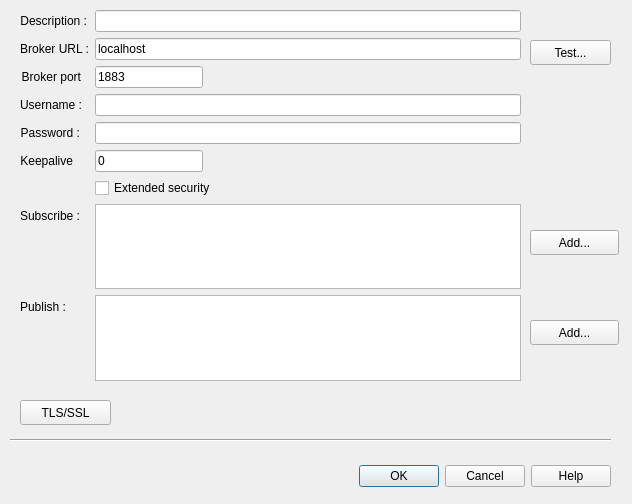
<?xml version="1.0" encoding="UTF-8"?>
<ui version="4.0">
 <class>CDlgConnSettingsRawMqtt</class>
 <widget class="QDialog" name="CDlgConnSettingsRawMqtt">
  <property name="geometry">
   <rect>
    <x>0</x>
    <y>0</y>
    <width>632</width>
    <height>504</height>
   </rect>
  </property>
  <property name="baseSize">
   <size>
    <width>0</width>
    <height>0</height>
   </size>
  </property>
  <property name="windowTitle">
   <string>Raw MQTT Connection</string>
  </property>
  <widget class="QDialogButtonBox" name="buttonBox">
   <property name="geometry">
    <rect>
     <x>10</x>
     <y>460</y>
     <width>601</width>
     <height>32</height>
    </rect>
   </property>
   <property name="orientation">
    <enum>Qt::Horizontal</enum>
   </property>
   <property name="standardButtons">
    <set>QDialogButtonBox::Cancel|QDialogButtonBox::Help|QDialogButtonBox::Ok</set>
   </property>
   <property name="centerButtons">
    <bool>false</bool>
   </property>
  </widget>
  <widget class="QWidget" name="formLayoutWidget">
   <property name="geometry">
    <rect>
     <x>20</x>
     <y>10</y>
     <width>501</width>
     <height>371</height>
    </rect>
   </property>
   <layout class="QFormLayout" name="formLayout">
    <item row="0" column="0">
     <widget class="QLabel" name="label">
      <property name="text">
       <string>Description :</string>
      </property>
      <property name="alignment">
       <set>Qt::AlignRight|Qt::AlignTrailing|Qt::AlignVCenter</set>
      </property>
     </widget>
    </item>
    <item row="0" column="1">
     <widget class="QLineEdit" name="editDescription">
      <property name="text">
       <string/>
      </property>
     </widget>
    </item>
    <item row="1" column="0">
     <widget class="QLabel" name="label_2">
      <property name="text">
       <string>Broker URL :</string>
      </property>
      <property name="alignment">
       <set>Qt::AlignRight|Qt::AlignTrailing|Qt::AlignVCenter</set>
      </property>
     </widget>
    </item>
    <item row="1" column="1">
     <widget class="QLineEdit" name="editHost">
      <property name="text">
       <string>localhost</string>
      </property>
     </widget>
    </item>
    <item row="2" column="0">
     <widget class="QLabel" name="label_7">
      <property name="text">
       <string>Broker port</string>
      </property>
      <property name="alignment">
       <set>Qt::AlignRight|Qt::AlignTrailing|Qt::AlignVCenter</set>
      </property>
      <property name="buddy">
       <cstring>editPort</cstring>
      </property>
     </widget>
    </item>
    <item row="2" column="1">
     <widget class="QLineEdit" name="editPort">
      <property name="sizePolicy">
       <sizepolicy hsizetype="Fixed" vsizetype="Fixed">
        <horstretch>0</horstretch>
        <verstretch>0</verstretch>
       </sizepolicy>
      </property>
      <property name="toolTip">
       <string>Port to connect to on MQTT broker </string>
      </property>
      <property name="text">
       <string>1883</string>
      </property>
     </widget>
    </item>
    <item row="3" column="0">
     <widget class="QLabel" name="label_3">
      <property name="text">
       <string>Username :</string>
      </property>
      <property name="alignment">
       <set>Qt::AlignRight|Qt::AlignTrailing|Qt::AlignVCenter</set>
      </property>
     </widget>
    </item>
    <item row="3" column="1">
     <widget class="QLineEdit" name="editUser"/>
    </item>
    <item row="4" column="0">
     <widget class="QLabel" name="label_4">
      <property name="text">
       <string>Password :</string>
      </property>
      <property name="alignment">
       <set>Qt::AlignRight|Qt::AlignTrailing|Qt::AlignVCenter</set>
      </property>
     </widget>
    </item>
    <item row="4" column="1">
     <widget class="QLineEdit" name="editPassword"/>
    </item>
    <item row="5" column="0">
     <widget class="QLabel" name="label_8">
      <property name="text">
       <string>Keepalive</string>
      </property>
      <property name="alignment">
       <set>Qt::AlignRight|Qt::AlignTrailing|Qt::AlignVCenter</set>
      </property>
      <property name="buddy">
       <cstring>editPassword</cstring>
      </property>
     </widget>
    </item>
    <item row="5" column="1">
     <widget class="QLineEdit" name="editKeepAlive">
      <property name="sizePolicy">
       <sizepolicy hsizetype="Fixed" vsizetype="Fixed">
        <horstretch>0</horstretch>
        <verstretch>0</verstretch>
       </sizepolicy>
      </property>
      <property name="toolTip">
       <string>Port to connect to on MQTT broker </string>
      </property>
      <property name="statusTip">
       <string>Keepalive interval in milliseconds (zero disables)</string>
      </property>
      <property name="text">
       <string>0</string>
      </property>
     </widget>
    </item>
    <item row="6" column="1">
     <widget class="QCheckBox" name="chkExtendedSecurity">
      <property name="text">
       <string>Extended security</string>
      </property>
     </widget>
    </item>
    <item row="7" column="0">
     <widget class="QLabel" name="label_5">
      <property name="text">
       <string>Subscribe :</string>
      </property>
      <property name="alignment">
       <set>Qt::AlignRight|Qt::AlignTrailing|Qt::AlignVCenter</set>
      </property>
     </widget>
    </item>
    <item row="7" column="1">
     <widget class="QListWidget" name="listSubscribe">
      <property name="contextMenuPolicy">
       <enum>Qt::CustomContextMenu</enum>
      </property>
     </widget>
    </item>
    <item row="8" column="0">
     <widget class="QLabel" name="label_6">
      <property name="text">
       <string>Publish :</string>
      </property>
      <property name="alignment">
       <set>Qt::AlignRight|Qt::AlignTrailing|Qt::AlignVCenter</set>
      </property>
     </widget>
    </item>
    <item row="8" column="1">
     <widget class="QListWidget" name="listPublish">
      <property name="contextMenuPolicy">
       <enum>Qt::CustomContextMenu</enum>
      </property>
     </widget>
    </item>
   </layout>
  </widget>
  <widget class="QPushButton" name="btnTestConnection">
   <property name="geometry">
    <rect>
     <x>530</x>
     <y>40</y>
     <width>81</width>
     <height>25</height>
    </rect>
   </property>
   <property name="text">
    <string>Test...</string>
   </property>
  </widget>
  <widget class="QPushButton" name="btnAddPublish">
   <property name="geometry">
    <rect>
     <x>530</x>
     <y>320</y>
     <width>89</width>
     <height>25</height>
    </rect>
   </property>
   <property name="text">
    <string>Add...</string>
   </property>
  </widget>
  <widget class="QPushButton" name="btnAddSubscription">
   <property name="geometry">
    <rect>
     <x>530</x>
     <y>230</y>
     <width>89</width>
     <height>25</height>
    </rect>
   </property>
   <property name="text">
    <string>Add...</string>
   </property>
  </widget>
  <widget class="QPushButton" name="btnTLS">
   <property name="geometry">
    <rect>
     <x>20</x>
     <y>400</y>
     <width>91</width>
     <height>25</height>
    </rect>
   </property>
   <property name="toolTip">
    <string>Define TLS/SSL settings</string>
   </property>
   <property name="text">
    <string>TLS/SSL</string>
   </property>
  </widget>
  <widget class="Line" name="line">
   <property name="geometry">
    <rect>
     <x>10</x>
     <y>430</y>
     <width>601</width>
     <height>20</height>
    </rect>
   </property>
   <property name="orientation">
    <enum>Qt::Horizontal</enum>
   </property>
  </widget>
 </widget>
 <resources/>
 <connections>
  <connection>
   <sender>buttonBox</sender>
   <signal>accepted()</signal>
   <receiver>CDlgConnSettingsRawMqtt</receiver>
   <slot>accept()</slot>
   <hints>
    <hint type="sourcelabel">
     <x>248</x>
     <y>254</y>
    </hint>
    <hint type="destinationlabel">
     <x>157</x>
     <y>274</y>
    </hint>
   </hints>
  </connection>
  <connection>
   <sender>buttonBox</sender>
   <signal>rejected()</signal>
   <receiver>CDlgConnSettingsRawMqtt</receiver>
   <slot>reject()</slot>
   <hints>
    <hint type="sourcelabel">
     <x>316</x>
     <y>260</y>
    </hint>
    <hint type="destinationlabel">
     <x>286</x>
     <y>274</y>
    </hint>
   </hints>
  </connection>
 </connections>
</ui>
